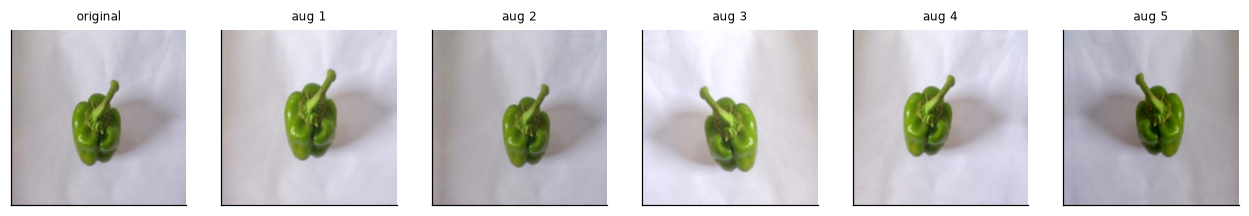
#> input picture augmentation_examples.png, 1249 x 216 px; its folder holds only this picture in this run
$ python -i pipeline.py   (imports and definitions only)   (older library calls are emulated)
#> lines starting #> are read from the running program, lines starting #| are printed output that depends on the picture
#> further down, picture is the input picture: shape (216, 1249, 3); mean B, G, R 203.3, 202.7, 203.9
"""OpenCV image-processing pipeline.

Every operation here is implemented as a small, testable function so that each
one can be measured independently before being adopted.  The project does **not**
stack all of them by default: :data:`PRESETS` defines three concrete pipelines
(basic / enhanced / segmented) and Phase 2 ablates them against each other.

Conventions
-----------
* Files are read as **BGR** (OpenCV's native order) and the pipeline returns
  **RGB float32**, because Keras pretrained weights expect RGB.
* ``uint8`` is used for display stages; normalisation happens last.
* Hue in OpenCV is 0–179 (degrees / 2), which matters for histogram ranges.
"""

from __future__ import annotations

from dataclasses import dataclass, replace
from typing import Any

import cv2
import numpy as np

import config


# ---------------------------------------------------------------------------
# Configuration
# ---------------------------------------------------------------------------


@dataclass(frozen=True)
class PreprocessConfig:
    """Declarative description of one preprocessing pipeline."""

    size: int = config.IMAGE_SIZE
    resize_mode: str = "squash"          # squash | crop | pad
    denoise: str | None = None           # None | gaussian | median | bilateral
    denoise_ksize: int = 3
    clahe: bool = False
    clahe_clip: float = config.CLAHE_CLIP_LIMIT
    clahe_tiles: tuple[int, int] = config.CLAHE_TILE_GRID
    segment: bool = False
    segment_fill: int = 255              # neutral fill for removed background
    normalize: str = "imagenet"          # none | unit | imagenet

    def describe(self) -> dict[str, Any]:
        return {
            "size": self.size,
            "resize_mode": self.resize_mode,
            "denoise": self.denoise,
            "denoise_ksize": self.denoise_ksize,
            "clahe": self.clahe,
            "clahe_clip": self.clahe_clip,
            "clahe_tiles": list(self.clahe_tiles),
            "segment": self.segment,
            "normalize": self.normalize,
        }


#: Pipelines that Phase 2 compares.  ``basic`` is deliberately the cheapest
#: defensible baseline so that any gain from the others is attributable.
#: Pipelines that Phase 2 compares, fixed by the measured study in
#: ``evaluation/reports/preprocessing_study.md``.
#: ``bilateral`` is added because it measured the best noise/sharpness trade-off;
#: ``enhanced`` keeps median as the cheaper reference arm so the ablation has a
#: like-for-like denoiser comparison rather than a single promoted choice.
PRESETS: dict[str, PreprocessConfig] = {
    "basic": PreprocessConfig(),
    "enhanced": PreprocessConfig(denoise="median", denoise_ksize=3, clahe=True),
    "bilateral": PreprocessConfig(denoise="bilateral", clahe=True),
    "segmented": PreprocessConfig(
        denoise="median", denoise_ksize=3, clahe=True, segment=True,
    ),
}


# [4 lines left out: function get_preset, not called in this run]


# ---------------------------------------------------------------------------
# Colour-space helpers
# ---------------------------------------------------------------------------


def bgr_to_rgb(bgr: np.ndarray) -> np.ndarray:
    return cv2.cvtColor(bgr, cv2.COLOR_BGR2RGB)


def rgb_to_bgr(rgb: np.ndarray) -> np.ndarray:
    return cv2.cvtColor(rgb, cv2.COLOR_RGB2BGR)


def to_hsv(rgb: np.ndarray) -> np.ndarray:
    return cv2.cvtColor(rgb, cv2.COLOR_RGB2HSV)


def to_lab(rgb: np.ndarray) -> np.ndarray:
    return cv2.cvtColor(rgb, cv2.COLOR_RGB2LAB)


# ---------------------------------------------------------------------------
# Geometry
# ---------------------------------------------------------------------------


def resize_squash(rgb: np.ndarray, size: int) -> np.ndarray:
    """Direct resize, ignoring aspect ratio.

    The source images are square (256×256) so this introduces no distortion on
    this dataset; it is the default for that reason.
    """
#> called with size = 224
    return cv2.resize(rgb, (size, size), interpolation=cv2.INTER_AREA)
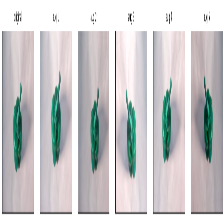
#> returned value: shape (224, 224, 3); mean of channels 0, 1, 2 203.2, 202, 202.6; drawn as B, G, R
#> in to_hsv, `return cv2.cvtColor(rgb, cv2.COLOR_RGB2HSV)`: returned value: shape (224, 224, 3); mean H, S, V 79.2, 20.1, 208.6


# [26 lines left out: functions resize_center_crop, resize_pad, not called in this run]


def resize(rgb: np.ndarray, size: int, mode: str = "squash", fill: int = 0) -> np.ndarray:
    if mode == "squash":
        return resize_squash(rgb, size)
    if mode == "crop":
        return resize_center_crop(rgb, size)
    if mode == "pad":
        return resize_pad(rgb, size, fill)
    raise ValueError(f"unknown resize mode {mode!r}")


# ---------------------------------------------------------------------------
# Denoising
# ---------------------------------------------------------------------------


# [26 lines left out: functions _validate_ksize, gaussian_filter, median_filter, bilateral_filter, not called in this run]


def denoise(rgb: np.ndarray, kind: str | None, ksize: int = 3) -> np.ndarray:
    if kind is None:
        return rgb
    if kind == "gaussian":
        return gaussian_filter(rgb, ksize)
    if kind == "median":
        return median_filter(rgb, ksize)
    if kind == "bilateral":
        return bilateral_filter(rgb)
    raise ValueError(f"unknown denoiser {kind!r}")


# ---------------------------------------------------------------------------
# Contrast enhancement
# ---------------------------------------------------------------------------


# [100 lines left out: functions clahe_enhance, estimate_background_colour, _fill_holes, segment_vegetable, apply_mask, crop_to_mask, not called in this run]


# ---------------------------------------------------------------------------
# Normalisation
# ---------------------------------------------------------------------------


def normalize(rgb: np.ndarray, mode: str = "imagenet") -> np.ndarray:
    """Convert a uint8 RGB image to a float32 model input.

    The mode must match the expectation of whatever produced the weights:

    * ``unit``     — divide by 255 (range 0–1). Raw input for a from-scratch CNN.
    * ``imagenet`` — divide by 255 then standardise with the ImageNet mean/std.
    * ``tf``       — scale to −1…1, i.e. ``x/127.5 - 1``. This is exactly what
      ``keras.applications.mobilenet_v2.preprocess_input`` computes.
    * ``caffe``    — RGB→BGR then subtract the ImageNet BGR means, no rescaling.
      This is exactly what ``keras.applications.resnet50.preprocess_input``
      computes in Caffe mode.

    Handling this explicitly in the data pipeline (rather than with a ``Lambda``
    layer inside the model) keeps saved models serialisable without custom
    objects, and records the choice in the model metadata.
    """
#> called with mode = 'imagenet'
    if mode in ("none", None):
        return rgb.astype(np.float32)
    if mode in ("unit", "imagenet"):
        arr = rgb.astype(np.float32) / 255.0
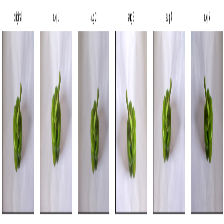
#> arr: shape (224, 224, 3) float32; mean R, G, B 0.797, 0.792, 0.795
        if mode == "unit":
            return arr
        mean = np.asarray(config.IMAGENET_MEAN, dtype=np.float32)
        std = np.asarray(config.IMAGENET_STD, dtype=np.float32)
        return (arr - mean) / std
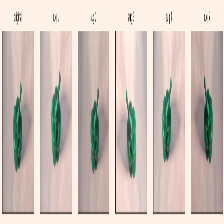
#> returned value: shape (224, 224, 3) float32; mean of channels 0, 1, 2 1.36, 1.5, 1.73; drawn with min black and max white
    if mode == "tf":
        return rgb.astype(np.float32) / 127.5 - 1.0
    if mode == "caffe":
        bgr = rgb.astype(np.float32)[..., ::-1]
        return bgr - np.array([103.939, 116.779, 123.68], dtype=np.float32)
    raise ValueError(f"unknown normalisation mode {mode!r}")


# [15 lines left out: function denormalize, not called in this run]


# ---------------------------------------------------------------------------
# End-to-end
# ---------------------------------------------------------------------------


def preprocess_with_stages(bgr: np.ndarray, cfg: PreprocessConfig | None = None) -> tuple[np.ndarray, dict[str, Any]]:
    """Run the full pipeline and keep every intermediate for inspection.

    Returns ``(model_input, stages)`` where ``stages`` holds the ordered visual
    stages (RGB uint8) plus a ``meta`` dict.  The website renders exactly these.
    """
    cfg = cfg or PreprocessConfig()
    stages: dict[str, Any] = {}

    if bgr is None or bgr.size == 0:
        raise ValueError("empty image")
    if bgr.ndim != 3 or bgr.shape[2] != 3:
        raise ValueError(f"expected a 3-channel BGR image, got shape {bgr.shape}")

    rgb = bgr_to_rgb(bgr)
    stages["original"] = rgb

    working = resize(rgb, cfg.size, cfg.resize_mode)
    stages["resized"] = working

    hsv = to_hsv(working)
    stages["hsv"] = hsv

    # Segmentation (and the crop it enables) is decided before enhancement so
    # that CLAHE is not computed on background pixels.
    seg_info: dict[str, Any] = {"ok": False, "area_fraction": 1.0}
    mask = None
    if cfg.segment:
        bgr_working = rgb_to_bgr(working)
        mask, seg_info = segment_vegetable(bgr_working)
        if seg_info["ok"]:
            working = crop_to_mask(working, mask)
            mask = None  # recomputed after enhancement on the cropped image
            working = resize(working, cfg.size, "pad", cfg.segment_fill)

    working = denoise(working, cfg.denoise, cfg.denoise_ksize)
    if cfg.clahe:
        working = clahe_enhance(working, cfg.clahe_clip, cfg.clahe_tiles)
    stages["enhanced"] = working

    if cfg.segment:
        bgr_working = rgb_to_bgr(working)
        mask, seg_info = segment_vegetable(bgr_working)
        stages["mask"] = mask
        if seg_info["ok"]:
            working = apply_mask(working, mask, cfg.segment_fill)
        stages["segmented"] = working

    model_input = normalize(working, cfg.normalize)
    stages["model_input"] = model_input

    meta = {
        "config": cfg.describe(),
        "segmentation": seg_info,
        "input_shape": list(model_input.shape),
        "input_dtype": str(model_input.dtype),
        "input_min": float(model_input.min()),
        "input_max": float(model_input.max()),
        "input_mean": float(model_input.mean()),
    }
    return model_input, dict(stages=stages, meta=meta)


# [49 lines left out: functions preprocess_image, display_stages, image_quality_metrics, not called in this run]

>>> import cv2
>>> picture = cv2.imread('augmentation_examples.png')
>>> result = preprocess_with_stages(picture)
